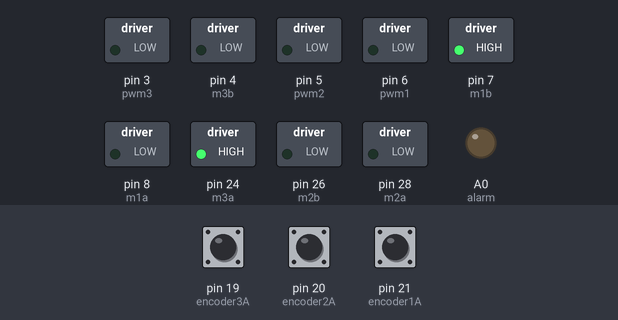
Simulated run of this sketch. Board: Arduino Mega 2560, built with avr-gcc and run on an emulated ATmega2560. Parts: switched loads named in the sketch (green lamp = pin HIGH), output pins drawn as LEDs (lit = HIGH). The inputs (shaded band) are chosen by the test bench; at power-on: pin 19 (encoder3A) HIGH, pin 20 (encoder2A) HIGH, pin 21 (encoder1A) HIGH. No radio packets arrive unless stated; what the sketch prints to the serial monitor is not drawn.

Above: at 0.1 s.
Timing chart, 0 to 1.6 s (numbered marks = the images above):
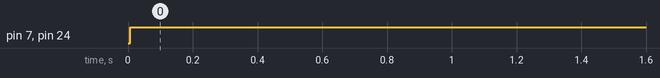

The sketch:

movimenta__o_herick.ino
```cpp
#include <SPI.h>
#include "nRF24L01.h"
#include <RF24.h>
#include <math.h>

//#define inicio 85

#define Possible_Ways 4
//Define bateria utilizada para que o PWM ajuste e não passe da tensao nominal do motor
//Define primeiro caracter da faixa que o robo ira receber
#define Initial_CHAR_Convert_to_INT 65

 const uint64_t pipes[2] = { 0xF0F0F0F0E1LL, 0xF0F0F0F0D2LL };
RF24 radio(9, 53);
char info;
int num=0;
int A[3] = {60,180,300};
float M[3] = {0,0,0};
int pwm[3] = {6,5,3};

volatile long pulses1 = 0;
volatile long pulses2 = 0;
volatile long pulses3 = 0;

volatile long time1 = 0;
volatile long time2 = 0;
volatile long time3 = 0;

volatile long timeF1 = 0;
volatile long timeF2 = 0;
volatile long timeF3 = 0;

volatile float speedEncoder[3] = {0,0,0};

char Received_CHAR;
int Received_INT;

float Angle=360;
float Angle_new=0;

#define m1a 8
#define m1b 7
#define pwm1 6
#define encoder1A 21
#define encoder1B 42

#define m2a 28
#define m2b 26
#define pwm2 5
#define encoder2A 20
#define encoder2B 38

#define m3a 24
#define m3b 4
#define pwm3 3
#define encoder3A 19
#define encoder3B 40

#define alarm A0
int c;
float teta,valor[3]={0,0,0};
int vmax = 100;
int x=0, timex;
int velocidade_total;

void setup() {
  Serial.begin(9600);
  pinMode(alarm, OUTPUT);
  pinMode(m1a, OUTPUT);
  pinMode(m1b, OUTPUT);
  pinMode(m2a, OUTPUT);
  pinMode(m2b, OUTPUT);
  pinMode(m3a, OUTPUT);
  pinMode(m3b, OUTPUT);
  pinMode(pwm1, OUTPUT);
  pinMode(pwm2, OUTPUT);
  pinMode(pwm3, OUTPUT);
  pinMode(encoder1B, INPUT);
  pinMode(encoder2B, INPUT);
  pinMode(encoder3B, INPUT);
  pinMode(53,OUTPUT);
  radio.begin();
  radio.setDataRate( RF24_2MBPS );
  radio.setPALevel( RF24_PA_HIGH);
  radio.setChannel(0);
  radio.openReadingPipe(1,pipes[0]);
  radio.startListening();
  //attachInterrupt(0, interruptFunction, FALLING);
  attachInterrupt(digitalPinToInterrupt(encoder1A), speedmotor1 , RISING);
  attachInterrupt(digitalPinToInterrupt(encoder2A), speedmotor2 , RISING);
  attachInterrupt(digitalPinToInterrupt(encoder3A), speedmotor3 , RISING);

  analogWrite(pwm[0],0);
  analogWrite(pwm[1],0);
  analogWrite(pwm[2],0);

}

void loop() {
       Angle_new = 180;
       if(Angle_new!=Angle)
        {
          Angle=Angle_new;
          move_o(Angle,210);

          valor[0] = M[0];
          valor[1] = M[1];
          valor[2] = M[2];
          Serial.println("Loop:");
          Serial.println(Angle);
          //speedEncoder[0]= 0 ;
          //speedEncoder[1]= 0 ;
          //speedEncoder[2]= 0 ;
        }

        verifica(0,m1a,m1b,valor[0]);
        verifica(1,m2a,m2b,valor[1]);
        verifica(2,m3a,m3b,valor[2]);


}

void verifica(int id_motor,int pa,int pb, float valor)
{
    if(abs((M[id_motor]-speedEncoder[id_motor])/M[id_motor])>0)
    {
      if(speedEncoder[id_motor] >= 0)
      {
        valor = valor * (abs(M[id_motor])/speedEncoder[id_motor]);
        aciona_motor(id_motor,pa,pb, valor);
      }
      else
      {
        aciona_motor(id_motor,pa,pb,105);
      }
    }


}
void move_o(int o,int v)
{
    for(int i =0; i < 3;i++)
    {
      teta = A[i] - o;
      teta = teta*0.0174533;
      M[i] = v*sin(teta);
    }

}

void aciona_motor(int id_motor,int pa,int pb, int pwm_motor)
{
   float valor_pwm_final;
   if(pwm_motor <210 && pwm_motor > -210)
   {
     if(M[id_motor]<0)
     {
       digitalWrite(pa,0);
       digitalWrite(pb,1);
       valor_pwm_final = map(pwm_motor*(-1),0,210,0,255);
     }
     else
     {
       digitalWrite(pa,1);
       digitalWrite(pb,0);
       valor_pwm_final = map(pwm_motor,0,210,0,255);
     }
     if(valor_pwm_final>255)valor_pwm_final=255;
     analogWrite(pwm[id_motor],valor_pwm_final);
   }
}
void speedmotor1 ()
{

   pulses1++;
   if (abs(pulses1)>=10)
   {
      timeF1 = micros() - time1;
      speedEncoder[0] = (float(pulses1)/float(time1))*175438.5965;
      pulses1 = 0;
      time1 = micros();
   }

}

void speedmotor2 ()
{

   pulses2++;
   if (abs(pulses2)>=10){
      timeF2 = micros() - time2;
      speedEncoder[1] = (float(pulses2)/float(time2))*175438.5965;
      pulses2 = 0;
      time2 = micros();    // Initialize initial time again
   }
}

void speedmotor3 (){
   pulses3++;
   if (abs(pulses3)>=10){
      timeF3 = micros() - time3;
      speedEncoder[2] = (float(pulses3)/float(time3))*175438.5965;
      //speedEncoder[2] = ((float)pulses3*0.002924) / ((float)(timeF3) / (60000000.0));
      pulses3 = 0;
      time3 = micros();
   }
}

void parada()
{
    digitalWrite(m1a, 0);
    digitalWrite(m1b, 0);
    digitalWrite(m2a, 0);
    digitalWrite(m2b, 0);
    digitalWrite(m3a, 0);
    digitalWrite(m3b, 0);
    analogWrite(pwm1, 0);
    analogWrite(pwm2, 0);
    analogWrite(pwm3, 0);
}

/*void interruptFunction()
{
  if(radio.available()){
        radio.read(&Received_CHAR, sizeof(Received_CHAR));
        //Received_INT = int(Received_CHAR);
        //Angle_new = ( Received_INT - Initial_CHAR_Convert_to_INT ) * (360 / Possible_Ways);//converte CHAR em INT
        //Serial.print("Recebido: ");
        //Serial.println(Received_CHAR);
        Angle_new = 90;
        if(Angle_new!=Angle)
        {

          Angle=Angle_new;
          move_o(Angle,150);
          valor[0] = M[0];
          valor[1] = M[1];
          valor[2] = M[2];
          // speedEncoder[0]= 0 ;
          //speedEncoder[1]= 0 ;
          //speedEncoder[2]= 0 ;
        }


        verifica(0,m1a,m1b,valor[0]);
        verifica(1,m2a,m2b,valor[1]);
        verifica(2,m3a,m3b,valor[2]);


        Serial.print("Velocidade Real 1: ");
        Serial.println(speedEncoder[0]);
        Serial.print("Velocidade Desejada 1: ");
        Serial.println(M[0]);
        Serial.print("Velocidade Real 2: ");
        Serial.println(speedEncoder[1]);
        Serial.print("Velocidade Desejada 2: ");
        Serial.println(M[1]);
        Serial.print("Velocidade Real 3: ");
        Serial.println(speedEncoder[2]);
        Serial.print("Velocidade Desejada 3: ");
        Serial.println(M[2]);


      }


}*/
```

Measured:
- by itself, pin 7 (m1b), pin 24 (m3a): LOW → HIGH at 0.01 s
